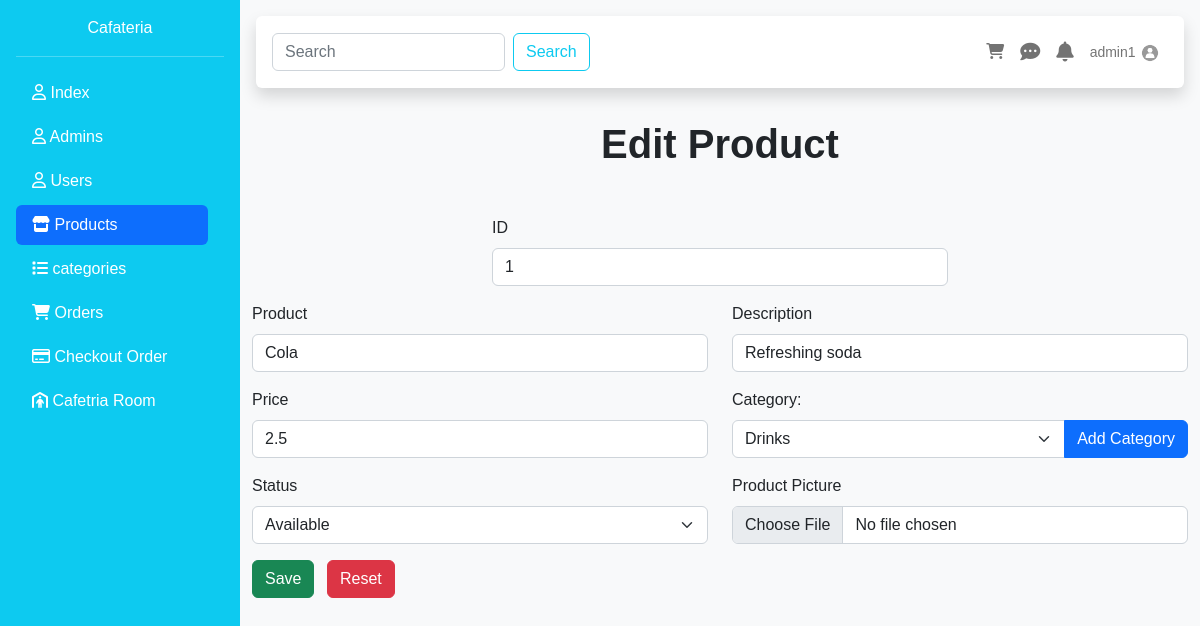
Page /products.php?edit=1 (signed in) on the earlier database version.
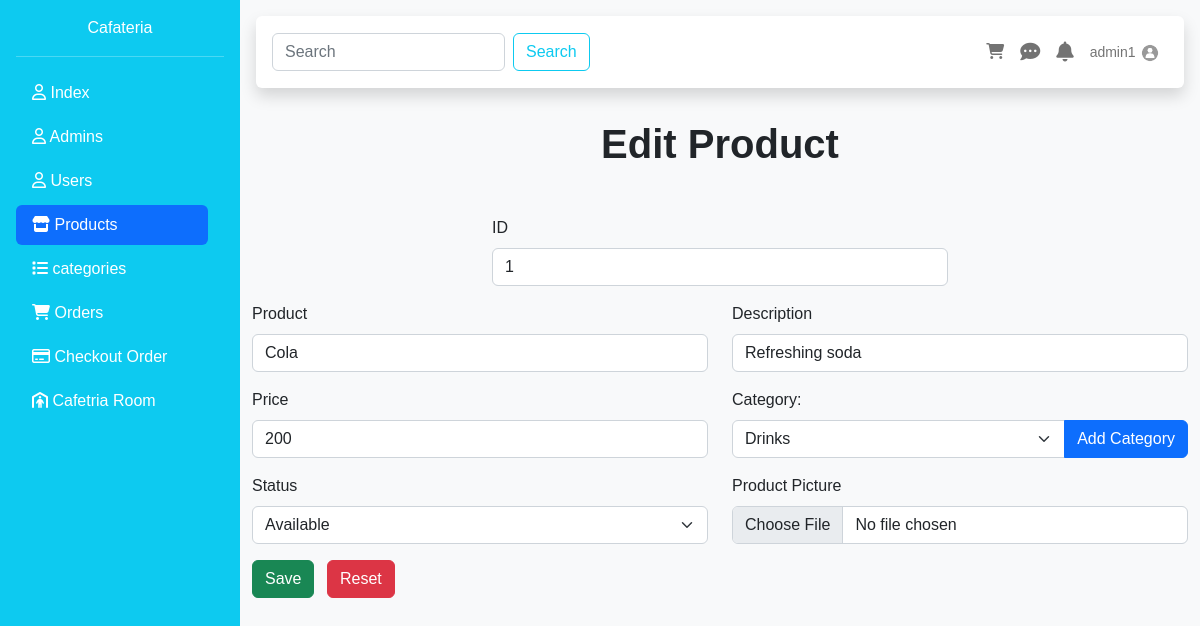
Same page on the later database version.
### tables this page shows
CREATE TABLE `products` (
  `id` int(10) UNSIGNED NOT NULL,
  `name` varchar(255) NOT NULL,
  `description` text DEFAULT NULL,
  `price` float NOT NULL,
  `picture` varchar(255) NOT NULL,
  `category_id` int(10) UNSIGNED NOT NULL,
  `status` enum('Available','Not Available') DEFAULT 'Available',
  `created_at` timestamp NOT NULL DEFAULT current_timestamp()
);

### DataBase/DBCLass.php (called while the page is built, shortened)
<?php
require "connect.php";
class Table extends Database{
    public $TbName;
    public function __construct($tableName){
        $this->TbName = $tableName;
    }
    public function Select(array $columns, $condition=1){
        $statement = "SELECT " . implode(",", $columns) . " FROM {$this->TbName} WHERE $condition";
        try {
            $selected = parent::connect()->query($statement);
            return $selected;
        } catch (PDOException $e){
            throw new Exception("PDO Error: " . $e->getMessage());
        }
    }
}
?>

### DataBase/connect.php (called while the page is built, shortened)
<?php
class Database{
    static protected $connection = false ;
    private static $server = 'localhost';
    private static $root = "root";
    private static $pass = "";
    private static $Db = "cafeteria";
    public static function connect(){
        if(!self::$connection){
            try {
                self::$connection = new PDO("mysql:host=".self::$server.";dbname=".self::$Db."", self::$root, self::$pass);
            } catch (PDOException $e) {
                die("PDO CONNECTION ERROR: " . $e->getMessage() . "<br/>");
            }
        }
        return self::$connection;
    }
}
?>

### products/editForm.php (the view, shortened to what this page needs)
<?php
$productId = $_GET['edit'];
$cond = "id = $productId";
$SelectProduct = $table->Select(["*"],$cond);
$SelectProduct=$SelectProduct->fetchAll(PDO::FETCH_ASSOC);
echo "<h4 class='display-6 text-center mb-5' style='font-weight: bolder'>Edit Product</h4>";
?>
<form class="container mt-5 needs-validation" style="overflow: scroll" action="products/update.php" method="post" enctype="multipart/form-data" novalidate>
    <div class="row">
        <div class="col-6 offset-3 mb-3">
            <label for="id" class="form-label">ID</label>
            <input type="text" name="id" value="<?=$SelectProduct[0]['id']?>" class="form-control" id="id" readonly>
        </div>
        <div class="col-md-6 mb-3">
            <label for="name" class="form-label">Product</label>
            <input type="text" name="name" class="form-control" value="<?=$SelectProduct[0]['name']?>" id="name" required>
        </div>
        <div class="col-md-6 mb-3">
            <label for="description" class="form-label">Description</label>
            <input type="text" name="description" class="form-control" value="<?=$SelectProduct[0]['description']?>" id="description">
        </div>
    </div>
    <div class="row">
        <div class="col-md-6 mb-3">
            <label for="price" class="form-label">Price</label>
            <input type="number" name="price" class="form-control" id="price" min="5" value="<?=$SelectProduct[0]['price']?>" required>
        </div>
        <div class="col-md-6 mb-3">
            <label for="category_id" class="form-label">Category:</label>
            <div class="input-group">
                <select id="category_id" name="category_id" class="form-select" required>
                    <?php
                    if (empty($cat_selected)) {
                        echo "<option value='default' disabled>";
                        echo "default";
                        echo "</option>";
                    } else {
                        foreach ($cat_selected as $row) {
                            echo "<option value='{$row['id']}'>";
                            echo $row['category_name'];
                            echo "</option>";
                        }
                    }
                    ?>
                </select>
                <button class="btn btn-primary" type="button" id="addCategoryBtn">Add Category</button>
            </div>
        </div>
    </div>
    <div class="row mb-3">
        <div class="col-md-6">
            <label for="status" class="form-label">Status</label>
            <select id="status" name="status" class="form-select" required>
                <option value="Available">Available</option>
            </select>
        </div>
        <div class="col-md-6">
            <label for="picture" class="form-label">Product Picture</label>
            <input type="file" name="picture" class="form-control" id="picture" value="<?=$SelectProduct[0]['picture']?>" required>
        </div>
    </div>
    <button class="btn btn-success me-2" type="submit">Save</button>
    <button class="btn btn-danger" type="reset">Reset</button>
</form>

Differences in the rows shown:
changed products "Cola": price "2.5" → "200"
